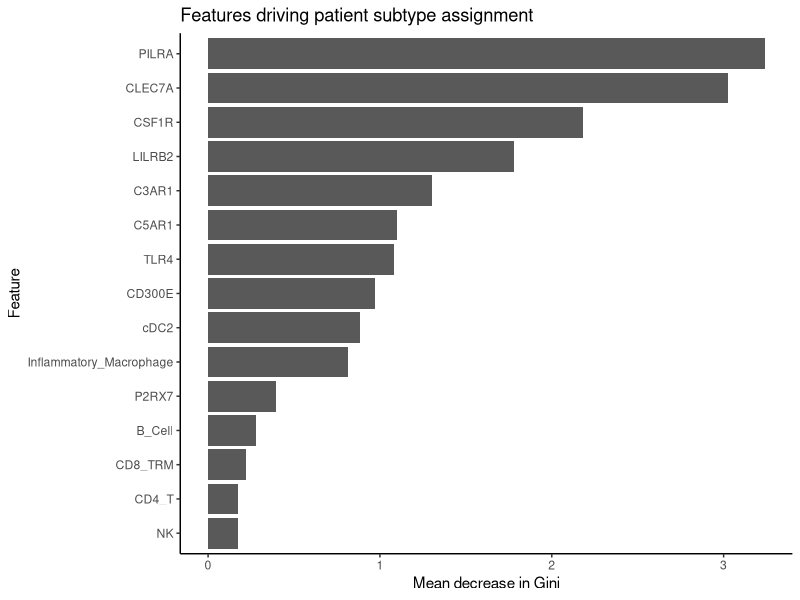

Generate this figure with R:
############################################################
# 03_ml_feature_importance.R
#
# Project:
# AI-Driven Patient Stratification and Precision Targeting
# in Lupus Nephritis
#
# Purpose:
# Use Random Forest-style exploratory machine learning to
# identify features that drive patient cluster assignment.
############################################################

library(dplyr)
library(ggplot2)
library(tibble)
library(randomForest)

############################################################
# Load patient stratification table
############################################################

patient_data <- read.csv(
  "results/Patient_Stratification_Table.csv"
)

############################################################
# Prepare ML matrix
############################################################

ml_data <- patient_data %>%
  select(
    -sample,
    -disease
  )

ml_data$Patient_Cluster <- as.factor(
  ml_data$Patient_Cluster
)


############################################################
# Train exploratory Random Forest model
############################################################

set.seed(123)

rf_model <- randomForest(
  Patient_Cluster ~ .,
  data = ml_data,
  importance = TRUE,
  ntree = 1000
)

rf_model


############################################################
# Extract feature importance
############################################################

importance_df <- as.data.frame(
  importance(rf_model)
)

importance_df$Feature <- rownames(importance_df)

importance_df <- importance_df %>%
  arrange(desc(MeanDecreaseGini))

write.csv(
  importance_df,
  "results/ML_Feature_Importance.csv",
  row.names = FALSE
)


############################################################
# Plot feature importance
############################################################

png(
  "figures/Figure5_ML_Feature_Importance.png",
  width = 2200,
  height = 1600,
  res = 300
)

ggplot(
  head(importance_df, 15),
  aes(
    x = reorder(Feature, MeanDecreaseGini),
    y = MeanDecreaseGini
  )
) +
  geom_col() +
  coord_flip() +
  theme_classic() +
  labs(
    title = "Features driving patient subtype assignment",
    x = "Feature",
    y = "Mean decrease in Gini"
  )

dev.off()

############################################################
# Output checks
############################################################

head(importance_df, 20)

list.files("figures")
list.files("results")
